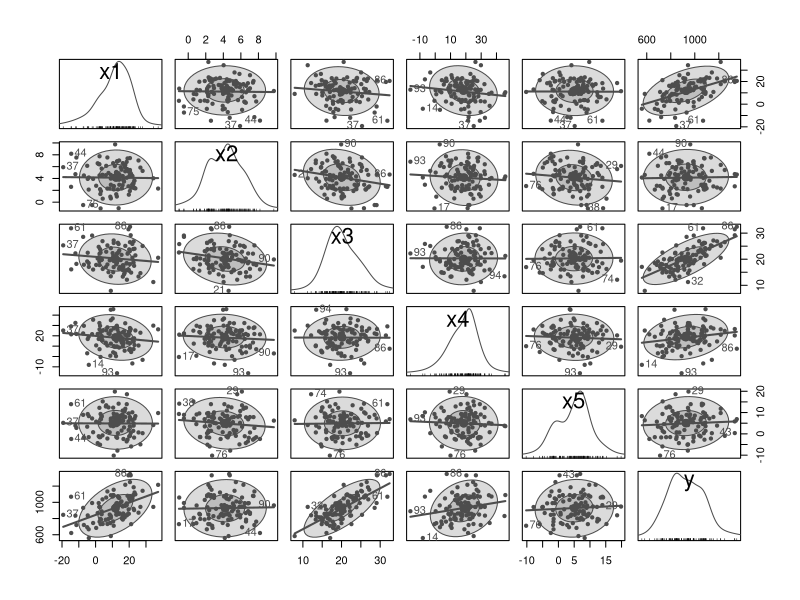
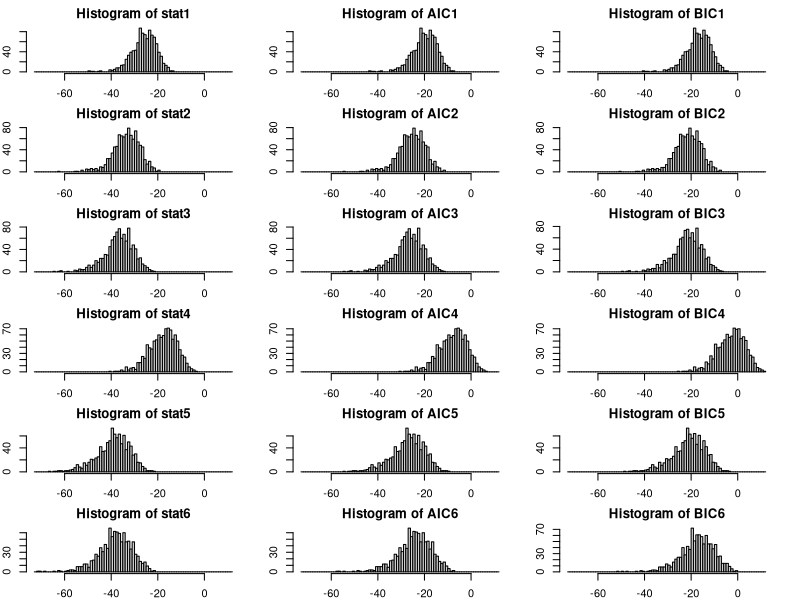
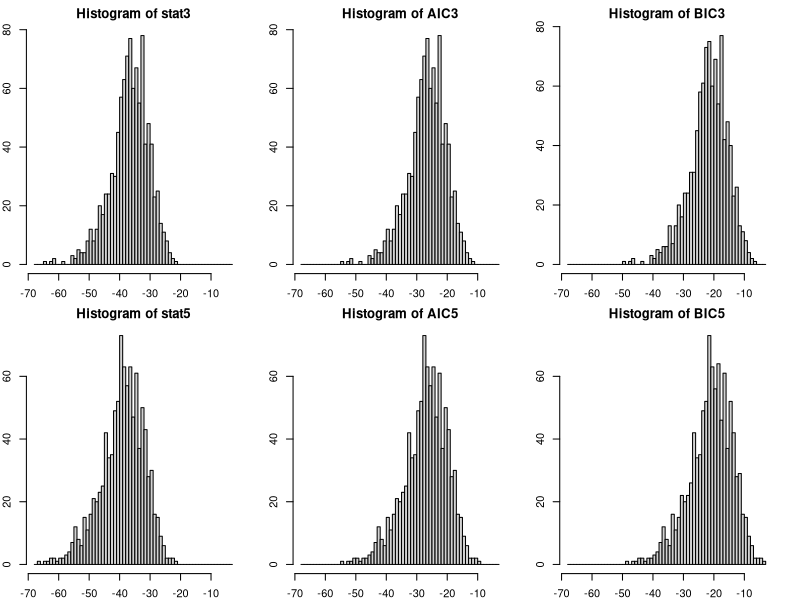

Generate these figures, in order, with R:
rm(list=ls())

packages <- c("dplyr")
purrr::walk(packages, library, character.only = TRUE, warn.conflicts = FALSE)



# ------------------------------------------------------------------------------
# Generate data: one sample
# ------------------------------------------------------------------------------

x1 <- rnorm(n = 100, mean = 10, sd = 10)
x2 <- rnorm(n = 100, mean = 4, sd = 2)
x3 <- rnorm(n = 100, mean = 20, sd = 5)
x4 <- rnorm(n = 100, mean = 20, sd = 10)
x5 <- rnorm(n = 100, mean = 5, sd = 5)


intcpt <- 20
a <- 10
b <- 20
c <- 30
d <- 5
e <- 3


y <- intcpt + a * x1 + b * x2 + c * x3 + d * x4 + e * x5


data <- data.frame(cbind(y, x1, x2, x3, x4, x5))



# ----------
library(car)

formula <- ~ x1 + x2 + x3 + x4 + x5 + y


scatterplotMatrix(formula, data = data,
                  smooth = FALSE,
                  id = list(n = 3), ellipse = TRUE, col = gray(0.3), pch = 20)



# ------------------------------------------------------------------------------
# linear regression
# ------------------------------------------------------------------------------

formula1 <- y ~ x1 + x2
formula2 <- y ~ x1 + x2 + x3

lmod1 <- lm(formula = formula1, data = data)
lmod2 <- lm(formula = formula2, data = data)


summary(lmod1)

summary(lmod2)


resid1 <- sum(resid(lmod1)^2)
resid2 <- sum(resid(lmod2)^2)


# -----------
# AIC

( stat1 <- nrow(data) * log(resid1 / nrow(data)) )
( stat2 <- nrow(data) * log(resid2 / nrow(data)) )


( AIC1 <- stat1 + 2 * (length(coef(lmod1)) + 1) )
( AIC2 <- stat2 + 2 * (length(coef(lmod2)) + 1) )


-2 * logLik(lmod1) + 2 * (length(coef(lmod1)) + 1)
AIC(lmod1)

-2 * logLik(lmod2) + 2 * (length(coef(lmod1)) + 1)
AIC(lmod2)


# difference of AIC
AIC1 - AIC2

AIC(lmod1) - AIC(lmod2)



# -----------
# AIC

( BIC1 <- stat1 + log(nrow(data)) * (length(coef(lmod1)) + 1) )
( BIC2 <- stat2 + log(nrow(data)) * (length(coef(lmod2)) + 1) )


-2 * logLik(lmod1) + log(nrow(data)) * (length(coef(lmod1)) + 1)
BIC(lmod1)

-2 * logLik(lmod2) + log(nrow(data)) * (length(coef(lmod2)) + 1)
BIC(lmod2)


# difference of BIC
BIC1 - BIC2

BIC(lmod1) - BIC(lmod2)



# ------------------------------------------------------------------------------
# Simulate AIC and BIC
# ------------------------------------------------------------------------------

# note that e * x5 is only noize (mean = 0, sd = 1)
# so the y ~ x1 + x2 + x3 + x4 is almost clost to true model


intcpt <- 20

a <- 0.1
b <- 0.1
c <- 0.1
d <- 0.1
e <- 1


# ----------
samp_n <- 1000

stat1 <- stat2 <- stat3 <- stat4 <- stat5 <- stat6 <- c()
AIC1 <- AIC2 <- AIC3 <- AIC4 <- AIC5 <- AIC6 <- c()
BIC1 <- BIC2 <- BIC3 <- BIC4 <- BIC5 <- BIC6 <- c()


for(i in 1:samp_n){
  
  x1 <- rnorm(n = 10, mean = 40, sd = 20)
  x2 <- rnorm(n = 10, mean = 20, sd = 10)
  x3 <- rnorm(n = 10, mean = 7, sd = 4)
  x4 <- rnorm(n = 10, mean = 5, sd = 2)
  x6 <- rbinom(size = 10, n = 20, prob = 0.5)
  x7 <- rbinom(size = 10, n = 10, prob = 0.2)
  
  # x5 is mean = 0 and sd = 1 and coef e = 1:  only noize
  x5 <- rnorm(n = 10, mean = 0, sd = 1)
  
  # y <- intcpt + a * x1 + b * x2 + c * x3 + d * x4 + e * x5
  y <- intcpt + a * x1 + b * x2 + c * x3 + e * x5
  
  data <- data.frame(cbind(y, x1, x2, x3, x4, x5, x6, x7))
  
  
  formula1 <- y ~ x1
  formula2 <- y ~ x1 + x2
  formula3 <- y ~ x1 + x2 + x3
  formula4 <- y ~ x3 + x4 + x6
  formula4 <- y ~ x3 + x6 + x7
  formula5 <- y ~ x1 + x2 + x3 + x4
  formula6 <- y ~ x1 + x2 + x4 + x6 + x7
  
  lmod1 <- lm(formula = formula1, data = data)
  lmod2 <- lm(formula = formula2, data = data)
  lmod3 <- lm(formula = formula3, data = data)
  lmod4 <- lm(formula = formula4, data = data)
  lmod5 <- lm(formula = formula5, data = data)
  lmod6 <- lm(formula = formula6, data = data)
  
  resid1 <- sqrt(sum(resid(lmod1)^2))
  resid2 <- sqrt(sum(resid(lmod2)^2))
  resid3 <- sqrt(sum(resid(lmod3)^2))
  resid4 <- sqrt(sum(resid(lmod4)^2))
  resid5 <- sqrt(sum(resid(lmod5)^2))
  resid6 <- sqrt(sum(resid(lmod6)^2))
  
  stat1[i] <- nrow(data) * log(resid1 / nrow(data))
  stat2[i] <- nrow(data) * log(resid2 / nrow(data))
  stat3[i] <- nrow(data) * log(resid3 / nrow(data))
  stat4[i] <- nrow(data) * log(resid4 / nrow(data))
  stat5[i] <- nrow(data) * log(resid5 / nrow(data))
  stat6[i] <- nrow(data) * log(resid6 / nrow(data))
  
  AIC1[i] <- stat1[i] + 2 * (length(coef(lmod1)) + 1)
  AIC2[i] <- stat2[i] + 2 * (length(coef(lmod2)) + 1)
  AIC3[i] <- stat3[i] + 2 * (length(coef(lmod3)) + 1)
  AIC4[i] <- stat4[i] + 2 * (length(coef(lmod4)) + 1)
  AIC5[i] <- stat5[i] + 2 * (length(coef(lmod5)) + 1)
  AIC6[i] <- stat6[i] + 2 * (length(coef(lmod6)) + 1)

  BIC1[i] <- stat1[i] + log(nrow(data)) * (length(coef(lmod1)) + 1)
  BIC2[i] <- stat2[i] + log(nrow(data)) * (length(coef(lmod2)) + 1)
  BIC3[i] <- stat3[i] + log(nrow(data)) * (length(coef(lmod3)) + 1)
  BIC4[i] <- stat4[i] + log(nrow(data)) * (length(coef(lmod4)) + 1)
  BIC5[i] <- stat5[i] + log(nrow(data)) * (length(coef(lmod5)) + 1)
  BIC6[i] <- stat6[i] + log(nrow(data)) * (length(coef(lmod6)) + 1)
}



# ------------------------------------------------------------------------------
# plot stat, AIC, and BIC for each model
# ------------------------------------------------------------------------------

min_all <- round(min(stat1, stat2, stat3, stat4, stat5, stat6, AIC1, AIC2, AIC3, AIC4, AIC5, AIC6, BIC1, BIC2, BIC3, BIC4, BIC5, BIC6), 0)
max_all <- round(max(stat1, stat2, stat3, stat4, stat5, stat6, AIC1, AIC2, AIC3, AIC4, AIC5, AIC6, BIC1, BIC2, BIC3, BIC4, BIC5, BIC6), 0)

( brk <- seq(min_all - 1, max_all + 1, by = 1) )


graphics.off()
par(mfcol = c(6,3), mar = c(2,2,2,2))

hist(stat1, breaks = brk)
hist(stat2, breaks = brk)
hist(stat3, breaks = brk)
hist(stat4, breaks = brk)
hist(stat5, breaks = brk)
hist(stat6, breaks = brk)

hist(AIC1, breaks = brk)
hist(AIC2, breaks = brk)
hist(AIC3, breaks = brk)
hist(AIC4, breaks = brk)
hist(AIC5, breaks = brk)
hist(AIC6, breaks = brk)

hist(BIC1, breaks = brk)
hist(BIC2, breaks = brk)
hist(BIC3, breaks = brk)
hist(BIC4, breaks = brk)
hist(BIC5, breaks = brk)
hist(BIC6, breaks = brk)



# -->
# Note that
# stat5 < stat3 but AIC5 > AIC3




# ------------------------------------------------------------------------------
# plot stat, AIC, and BIC for model 3 and model 5
# ------------------------------------------------------------------------------

min_all <- round(min(stat3, stat5, AIC3, AIC5, BIC3, BIC5), 0)
max_all <- round(max(stat3, stat5, AIC3, AIC5, BIC3, BIC5), 0)

( brk <- seq(min_all - 1, max_all + 1, by = 1) )


graphics.off()
par(mfcol = c(2,3), mar = c(2,2,2,2))

hist(stat3, breaks = brk)
hist(stat5, breaks = brk)

hist(AIC3, breaks = brk)
hist(AIC5, breaks = brk)

hist(BIC3, breaks = brk)
hist(BIC5, breaks = brk)


